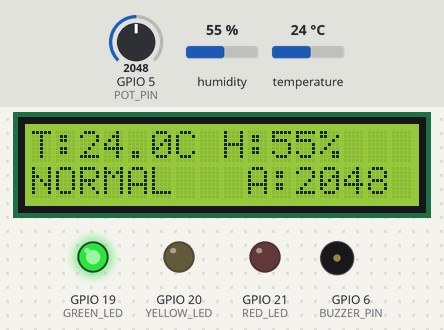
The sketch below on a simulated ESP32-S3. On the bench: 16×2 character LCD, output pins drawn as LEDs (lit = HIGH), buzzer (waves = sounding). Inputs (shaded band) come from the test bench; at power-on: GPIO 5 (POT_PIN) = 2048, humidity 55 %, temperature 24 °C. What the sketch prints to the serial monitor is not drawn.

Above: at 1.2 s.
1.3 s: GPIO 5 (POT_PIN) set to 2147
At 3.1 s:
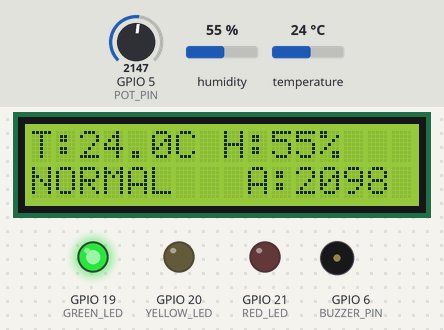
6.0 s: GPIO 5 (POT_PIN) set to 2249
At 11.6 s:
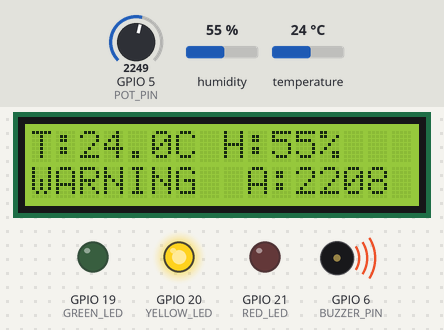
15.3 s: humidity set to 83 %
At 17.4 s:
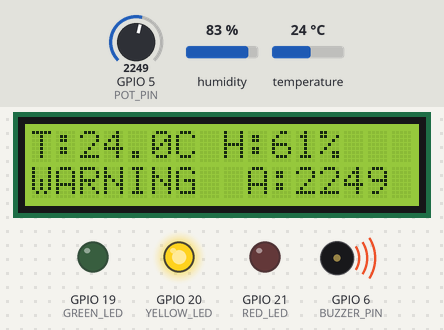
20.0 s: humidity set to 87 %
At 25.9 s:
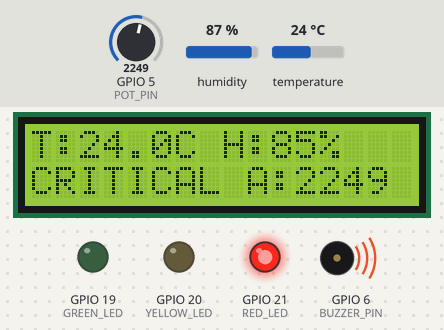
29.3 s: temperature set to 12 °C
At 33.3 s:
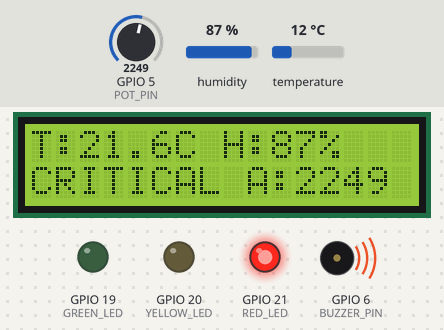
36.0 s: humidity set to 22 %
At 37.6 s:
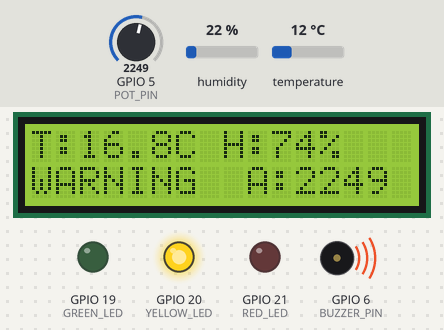
Timing chart, 0 to 39.1 s (numbered marks = the images above; inputs shaded):
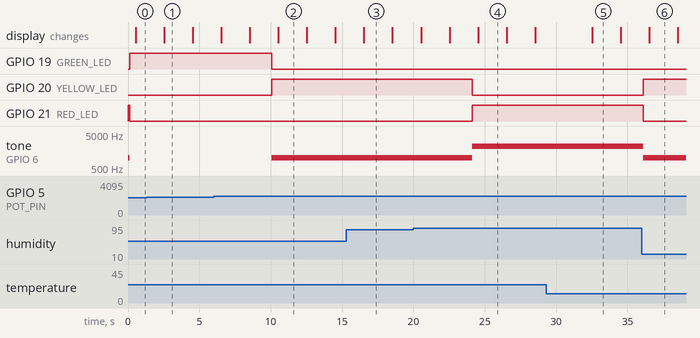

The sketch:

AeroGuard.ino
```cpp
#include <Wire.h>
#include <LiquidCrystal_I2C.h>
#include <DHT.h>

// ESP32-S3 pin map: DHT11=GPIO4, potentiometer wiper=GPIO5 (ADC),
// green/yellow/red LEDs=GPIO19/20/21, buzzer=GPIO6, LCD SDA=8 SCL=9.
constexpr uint8_t DHT_PIN = 4;
constexpr uint8_t POT_PIN = 5;
constexpr uint8_t GREEN_LED = 19;
constexpr uint8_t YELLOW_LED = 20;
constexpr uint8_t RED_LED = 21;
constexpr uint8_t BUZZER_PIN = 6;
constexpr uint8_t I2C_SDA = 8;
constexpr uint8_t I2C_SCL = 9;
constexpr uint8_t DHT_TYPE = DHT11;

// Configurable limits: adjust these values for the educational test scenario.
constexpr float TEMP_WARNING_C = 30.0f;
constexpr float TEMP_CRITICAL_C = 40.0f;
constexpr float HUMID_WARNING_PCT = 70.0f;
constexpr float HUMID_CRITICAL_PCT = 85.0f;
constexpr int ANOMALY_WARNING_ADC = 2200;
constexpr int ANOMALY_CRITICAL_ADC = 3200;
constexpr uint32_t SAMPLE_INTERVAL_MS = 2000; // DHT11 minimum sampling interval
constexpr uint32_t TELEMETRY_INTERVAL_MS = 2000;
constexpr uint32_t DISPLAY_INTERVAL_MS = 500;
constexpr uint8_t FILTER_SAMPLES = 5;

DHT dht(DHT_PIN, DHT_TYPE);
LiquidCrystal_I2C lcd(0x27, 16, 2);

enum HealthState : uint8_t { NORMAL, WARNING, CRITICAL };
HealthState state = CRITICAL; // startup remains fail-safe until measurements classify it
float filteredTemp = NAN;
float filteredHumidity = NAN;
float filteredAnomaly = 0.0f;
float tempBuffer[FILTER_SAMPLES] = {};
float humidityBuffer[FILTER_SAMPLES] = {};
float anomalyBuffer[FILTER_SAMPLES] = {};
uint8_t filterIndex = 0;
uint8_t filterCount = 0;
uint32_t lastSampleMs = 0;
uint32_t lastTelemetryMs = 0;
uint32_t lastDisplayMs = 0;
bool sensorValid = false;

float mean(const float *values, uint8_t count) {
  float total = 0.0f;
  for (uint8_t i = 0; i < count; ++i) total += values[i];
  return count ? total / count : 0.0f;
}

const char *stateName(HealthState s) {
  switch (s) {
    case NORMAL: return "NORMAL";
    case WARNING: return "WARNING";
    default: return "CRITICAL";
  }
}

HealthState classify(float t, float h, float anomaly) {
  if (anomaly >= ANOMALY_CRITICAL_ADC || t >= TEMP_CRITICAL_C || h >= HUMID_CRITICAL_PCT) return CRITICAL;
  if (anomaly >= ANOMALY_WARNING_ADC || t >= TEMP_WARNING_C || h >= HUMID_WARNING_PCT) return WARNING;
  return NORMAL;
}

void applyOutputs() {
  digitalWrite(GREEN_LED, state == NORMAL ? HIGH : LOW);
  digitalWrite(YELLOW_LED, state == WARNING ? HIGH : LOW);
  digitalWrite(RED_LED, state == CRITICAL ? HIGH : LOW);
  // Tone changes only on state transition; no delay or blocking alert loop.
  if (state == CRITICAL) tone(BUZZER_PIN, 2200);
  else if (state == WARNING) tone(BUZZER_PIN, 1000);
  else noTone(BUZZER_PIN);
}

void setup() {
  Serial.begin(115200);
  pinMode(GREEN_LED, OUTPUT);
  pinMode(YELLOW_LED, OUTPUT);
  pinMode(RED_LED, OUTPUT);
  pinMode(BUZZER_PIN, OUTPUT);
  pinMode(POT_PIN, INPUT);
  digitalWrite(GREEN_LED, LOW);
  digitalWrite(YELLOW_LED, LOW);
  digitalWrite(RED_LED, HIGH); // fail-safe indication until first valid sample
  tone(BUZZER_PIN, 1000);
  Wire.begin(I2C_SDA, I2C_SCL);
  lcd.init();
  lcd.backlight();
  lcd.setCursor(0, 0); lcd.print("HEALTH MONITOR");
  lcd.setCursor(0, 1); lcd.print("Starting...");
  dht.begin();
  lastSampleMs = millis() - SAMPLE_INTERVAL_MS;
}

void loop() {
  const uint32_t now = millis();

  if (now - lastSampleMs >= SAMPLE_INTERVAL_MS) {
    lastSampleMs = now;
    const float t = dht.readTemperature();
    const float h = dht.readHumidity();
    const float a = static_cast<float>(analogRead(POT_PIN));
    if (isfinite(t) && isfinite(h)) {
      tempBuffer[filterIndex] = t;
      humidityBuffer[filterIndex] = h;
      anomalyBuffer[filterIndex] = a;
      filterIndex = (filterIndex + 1) % FILTER_SAMPLES;
      if (filterCount < FILTER_SAMPLES) ++filterCount;
      filteredTemp = mean(tempBuffer, filterCount);
      filteredHumidity = mean(humidityBuffer, filterCount);
      filteredAnomaly = mean(anomalyBuffer, filterCount);
      sensorValid = true;
      const HealthState next = classify(filteredTemp, filteredHumidity, filteredAnomaly);
      if (next != state) {
        state = next;
        applyOutputs();
        Serial.printf("STATE,%s\n", stateName(state));
      }
    } else {
      // A sensor fault is treated as CRITICAL rather than presenting stale healthy data.
      sensorValid = false;
      if (state != CRITICAL) {
        state = CRITICAL;
        applyOutputs();
        Serial.println("STATE,CRITICAL,SENSOR_FAULT");
      }
    }
  }

  if (now - lastTelemetryMs >= TELEMETRY_INTERVAL_MS) {
    lastTelemetryMs = now;
    if (sensorValid) {
      Serial.printf("TELEMETRY,state=%s,temp_c=%.1f,humidity_pct=%.1f,anomaly_adc=%.0f\n",
                    stateName(state), filteredTemp, filteredHumidity, filteredAnomaly);
    } else {
      Serial.printf("TELEMETRY,state=%s,sensor=INVALID\n", stateName(state));
    }
  }

  if (now - lastDisplayMs >= DISPLAY_INTERVAL_MS) {
    lastDisplayMs = now;
    lcd.setCursor(0, 0);
    if (sensorValid) {
      lcd.printf("T:%4.1fC H:%2.0f%% ", filteredTemp, filteredHumidity);
    } else {
      lcd.print("Sensor fault    ");
    }
    lcd.setCursor(0, 1);
    lcd.printf("%-8s A:%4.0f  ", stateName(state), filteredAnomaly);
  }
}
```

Measured:
- the behaviour switches between 2199 and 2200 on GPIO 5 (POT_PIN) (found by bisection; images 1 and 2)
- the behaviour switches between 84 and 85 % on humidity (found by bisection; images 3 and 4)
- after the input at 1.3 s, the display: changes after 1.2 s (image 1)
- after the input at 6.0 s, GPIO 19 (GREEN_LED): HIGH → LOW after 4.1 s; GPIO 20 (YELLOW_LED): LOW → HIGH after 4.1 s; tone on GPIO 6 (BUZZER_PIN): silent → 1000 Hz after 4.1 s
- after the input at 15.3 s, the display: changes after 1.2 s (image 3)
- after the input at 20.0 s, GPIO 20 (YELLOW_LED): HIGH → LOW after 4.1 s; GPIO 21 (RED_LED): LOW → HIGH after 4.1 s; tone on GPIO 6 (BUZZER_PIN): 1000 Hz → 2200 Hz after 4.1 s
- after the input at 29.3 s, the display: changes after 3.2 s (image 5)
- after the input at 36.0 s, GPIO 20 (YELLOW_LED): LOW → HIGH after 0.11 s; GPIO 21 (RED_LED): HIGH → LOW after 0.11 s; tone on GPIO 6 (BUZZER_PIN): 2200 Hz → 1000 Hz after 0.11 s; the display: changes after 0.54 s (image 6)
